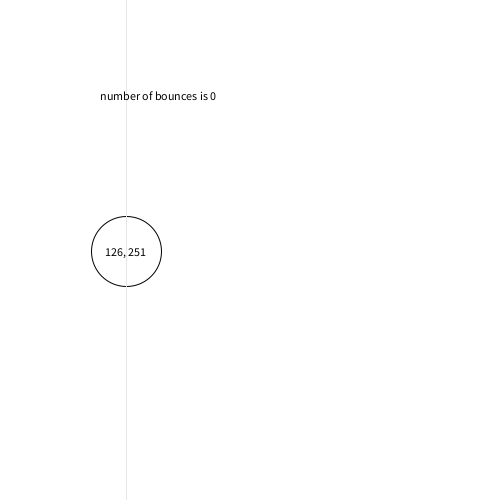
Frame 1 (no input)
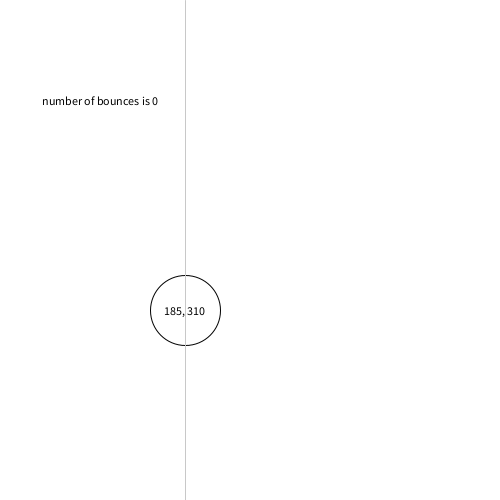
Frame 60 (the mouse pressed at the canvas centre just before this capture)
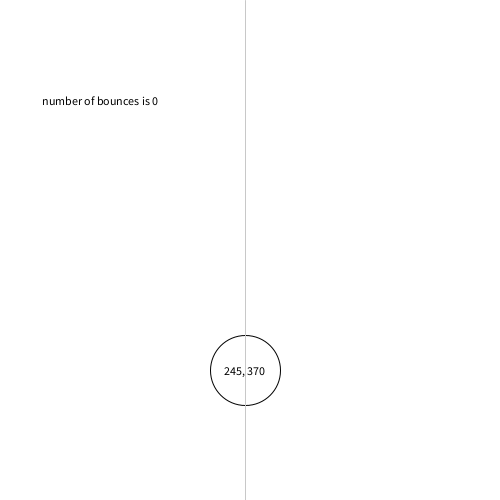
Frame 120 (the mouse held since frame 60 and released just before this capture)

The Processing sketch that drew these frames (run headless with seeded random() and noise(); from frame 60 on, the mouse is pressed at the canvas centre):

// Processing sketch: processing_156207
// ── processing_156207.pde

int x; 
int y; 

int dx;
int dy; 

int ballSize; 

boolean bounce; 
int bounceNumber; 

void setup() {
  size(500, 500); 
  background(255); 

  x = width/4; 
  y = height/2; 

  dx = 1; 
  dy = 1; 

  ballSize = 70; 
  bounce = false;
  
  bounceNumber = 0; 
} 


void draw() {
  background(255); 

  x = x + dx; 
  y = y + dy;

  if ( x > width - ballSize/2 || x < ballSize/2) {
    dx = -dx;
    bounce = true;
  } 

  if ( y > height - ballSize/2 || y < ballSize/2) {
    dy = -dy;
    bounce = true;
  }

  if ( bounce == true ) {
    fill(0);
    bounceNumber += 1; 
  } 
  else {
    fill(255);
  }

  fill(255);
  stroke(0);
  ellipse(x, y, ballSize, ballSize); 


  if ( x % 100 == 0 ) {
    stroke(0);
    line(x, 0, x, height);
  }
  else if ( x % 50 == 0 ) {
    stroke(50); 
    line(x, 0, x, height);
  }
  else if ( x % 20 == 0 ) {
    stroke(100); 
    line(x, 0, x, height);
  }
  else if ( x % 10 == 0 ) {
    stroke(150); 
    line(x, 0, x, height);
  }
  else if ( x % 5 == 0 ) {
    stroke(200); 
    line(x, 0, x, height);
  }
  else if ( x % 2 == 0 ) {
    stroke(230); 
    line(x, 0, x, height);
  }
  else { 
    fill(0);
    ellipse(x, y, 5, 5);
  }

  //text to draw, x position, y position'
  fill(0); 

  text("number of bounces is " + bounceNumber, 100, 100);  

  //text("this is my text", x, y);   
  textAlign(CENTER, CENTER);   
  text(x + ", " + y, x, y); 

  //println(x);

  bounce = false;
} 
